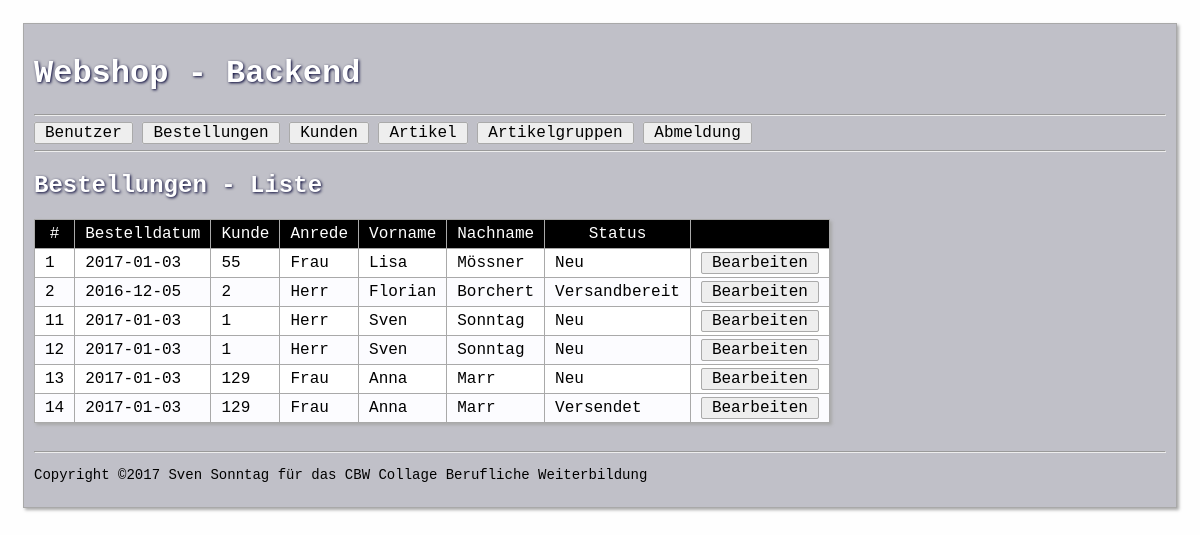
/admin/index.php?module=order&action=list (signed in), run on the app's committed database.
### tables this page shows
CREATE TABLE IF NOT EXISTS `orders` (
`id` int(6) NOT NULL,
  `customer_id` int(6) DEFAULT NULL,
  `status` varchar(64) DEFAULT NULL,
  `order_date` date DEFAULT NULL
);

CREATE TABLE IF NOT EXISTS `customers` (
`id` int(6) NOT NULL,
  `salutation` varchar(32) DEFAULT NULL,
  `firstname` varchar(128) DEFAULT NULL,
  `lastname` varchar(128) DEFAULT NULL,
  `email` varchar(128) NOT NULL,
  `password` varchar(256) DEFAULT NULL,
  `address` varchar(128) DEFAULT NULL,
  `zipcode` varchar(12) DEFAULT NULL,
  `city` varchar(64) DEFAULT NULL,
  `phone` varchar(64) DEFAULT NULL
);

### inc/shopFunctions.php (called while the page is built, shortened)
<?php
function getRequestValue($name) {
    $value = isset($_REQUEST[$name]) ? $_REQUEST[$name] : null;
    return $value;
}

### admin/models/Order.php (called while the page is built, shortened)
<?php
class Order {
    private static $orderStateList = array(
        99 => '',
        self::ORDERSTATE_NEW => 'Neu',
        self::ORDERSTATE_READY => 'Versandbereit',
        self::ORDERSTATE_SHIPPED => 'Versendet',
    );
    public static function status2String($status) {
        if (isset(self::$orderStateList[$status])) {
            return self::$orderStateList[$status];
        }
        return $status;
    }
    public static function findAll($database, $sortCriteria) {
        if (!isset($sortCriteria)) {
            $sortCriteria = "id";
        }
        $stmt = $database->prepare('SELECT orders.id, order_date, status, customer_id, customers.salutation, customers.firstname, customers.lastname FROM orders JOIN customers ON customer_id=customers.id ORDER BY ' . $sortCriteria);
        try {
            $stmt->execute();
        } catch (PDOException $error) {
            showFatalError("Database Error: " . $error->getMessage());
        }
        $result = $stmt->fetchAll();
        return $result;
    }
}

### admin/views/orderList.php (the view)
<?php
include ("_head.php");
?>
<table>
    <tr>
        <th><a href="index.php?module=order&action=list&sort=id">#</a></th>
        <th><a href="index.php?module=order&action=list&sort=order_date">Bestelldatum</a></th>
        <th><a href="index.php?module=order&action=list&sort=customer_id">Kunde</a></th>
        <th><a href="index.php?module=order&action=list&sort=salutation">Anrede</a></th>
        <th><a href="index.php?module=order&action=list&sort=firstname">Vorname</a></th>
        <th><a href="index.php?module=order&action=list&sort=lastname">Nachname</a></th>
        <th><a href="index.php?module=order&action=list&sort=status">Status</a></th>
        <th></th>
    </tr>
    <?php foreach ($allOrders as $order) { ?>
        <tr>
            <td><?php echo $order["id"]; ?></td>
            <td><?php echo $order["order_date"]; ?></td>
            <td><?php echo $order["customer_id"]; ?></td>
            <td><?php echo $order["salutation"]; ?></td>
            <td><?php echo $order["firstname"]; ?></td>
            <td><?php echo $order["lastname"]; ?></td>
            <td><?php echo Order::status2String($order["status"]); ?></td>
            <td><a class="shop-button" href="index.php?module=order&action=edit&id=<?php echo $order["id"]; ?>">Bearbeiten</a></td>
        </tr>
    <?php } ?>
</table>
<br>
<?php
include ("_footer.php");
?>

### css/backend_style.css (style rules this page uses)
* { font-family: "Courier New", Courier, monospace; }
html { overflow-y:scroll; }
body { background-color: #fefefe; padding-left: 15px; padding-right: 15px; padding-top: 15px; }
table { border-collapse: collapse; background-color: #fff; box-shadow: 2px 2px 3px darkgrey; }
td, th { border: 1px solid darkgrey; padding: 5px 10px; }
th { background-color: #000; color: #fff; font-weight: normal; }
tr:nth-child(odd) { background-color: #fcfcff; }
.shop-button { text-decoration: none; background-color: #eee; color: black; border: 1px solid #aaa; padding: 1px 10px; border-radius: 2px; }
th a { text-decoration: none; color: white; }

### data on the page
orders: id "1", order_date "2017-01-03", customer "55", customer.salutation "Frau", customer.firstname "Lisa", customer.lastname "Mössner", status "Neu"
orders: id "2", order_date "2016-12-05", customer "2", customer.salutation "Herr", customer.firstname "Florian", customer.lastname "Borchert", status "Versandbereit"
orders: id "11", order_date "2017-01-03", customer "1", customer.salutation "Herr", customer.firstname "Sven", customer.lastname "Sonntag", status "Neu"
orders: id "12", order_date "2017-01-03", customer "1", customer.salutation "Herr", customer.firstname "Sven", customer.lastname "Sonntag", status "Neu"
orders: id "13", order_date "2017-01-03", customer "129", customer.salutation "Frau", customer.firstname "Anna", customer.lastname "Marr", status "Neu"
orders: id "14", order_date "2017-01-03", customer "129", customer.salutation "Frau", customer.firstname "Anna", customer.lastname "Marr", status "Versendet"

### other printed values
$appTitle "Bestellungen - Liste"
